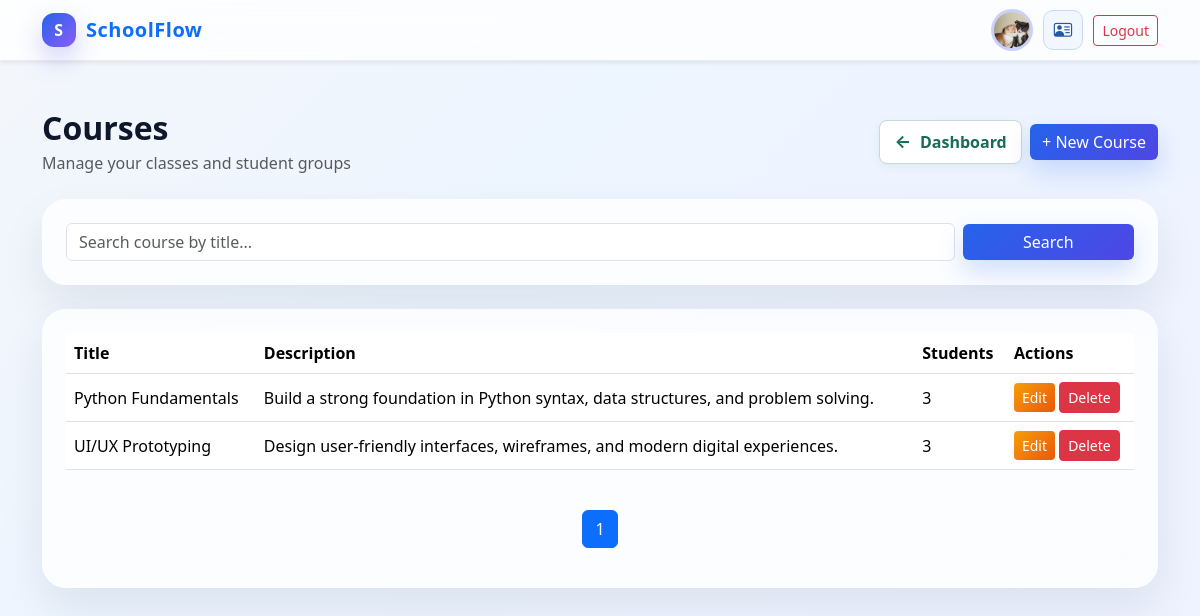
/course/list/ (signed in), run on the app's committed database.
### portal/models.py (models this page shows, shortened)
class User(AbstractUser):
    is_teacher = models.BooleanField(default=False)
    is_student = models.BooleanField(default=False)
    phone = models.CharField(max_length=20, blank=True, null=True)
    address = models.TextField(blank=True, null=True)
    profile_image = models.ImageField(upload_to='profiles/', blank=True, null=True)
    class Meta:
        permissions = [
            ("can_access_teacher_dashboard", "Can access teacher dashboard"),
            ("can_access_student_dashboard", "Can access student dashboard"),
        ]

class Course(models.Model):
    title = models.CharField(max_length=200)
    description = models.TextField(blank=True)
    created_by = models.ForeignKey(
        settings.AUTH_USER_MODEL,
        on_delete=models.CASCADE,
        related_name="created_courses",
        limit_choices_to={"is_teacher": True},
    )
    students = models.ManyToManyField(
        settings.AUTH_USER_MODEL,
        related_name="enrolled_courses",
        blank=True,
        limit_choices_to={"is_student": True},
    )
    created_at = models.DateTimeField(auto_now_add=True)
    updated_at = models.DateTimeField(auto_now=True)
    class Meta:
        permissions = [
            ("can_manage_courses", "Can manage courses"),
            ("can_assign_students", "Can assign students to courses"),
        ]

### portal/views/course_views.py (the view)
# urls.py: path('course/list/', course_list, name='course_list'),
@login_required
@permission_required('portal.can_manage_courses', raise_exception=True)
def course_list(request):
    query = request.GET.get('q', '').strip()
    courses = Course.objects.filter(created_by=request.user).prefetch_related('students')
    if query:
        courses = courses.filter(title__icontains=query)
    paginator = Paginator(courses, 5)
    page_number = request.GET.get('page')
    page_obj = paginator.get_page(page_number)
    return render(request, 'course_list.html', {'courses': page_obj, 'query': query})

### templates/course_list.html (shortened to what this page needs)
{% extends 'base.html' %}
{% block content %}
<div class="container py-5">
  <div class="d-flex justify-content-between align-items-center mb-4 flex-wrap gap-3">
    <div>
      <h2 class="fw-bold mb-1">Courses</h2>
      <p class="text-muted mb-0">Manage your classes and student groups</p>
    </div>
    <div class="d-flex gap-2 align-items-center">
      <a href="{% url 'teacher_dashboard' %}" class="btn-back">Dashboard</a>
      <a href="{% url 'course_create' %}" class="btn btn-primary">+ New Course</a>
    </div>
  </div>
  <div class="card glass-card border-0 p-4 mb-4">
    <form method="get" class="row g-2 align-items-center">
      <div class="col-md-10">
        <input type="text" class="form-control" name="q" value="{{ query }}" placeholder="Search course by title...">
      </div>
      <div class="col-md-2 d-grid">
        <button type="submit" class="btn btn-primary">Search</button>
      </div>
    </form>
  </div>
  <div class="card glass-card border-0 p-4">
    {% if courses %}
      <div class="table-responsive">
        <table class="table align-middle">
          <thead>
            <tr>
              <th>Title</th>
              <th>Description</th>
              <th>Students</th>
              <th>Actions</th>
            </tr>
          </thead>
          <tbody>
            {% for course in courses %}
              <tr>
                <td>{{ course.title }}</td>
                <td>{{ course.description|default:'No description' }}</td>
                <td>{{ course.students.count }}</td>
                <td>
                  <a href="{% url 'course_update' course.pk %}" class="btn btn-sm btn-warning text-white">Edit</a>
                  <form method="post" action="{% url 'course_delete' course.pk %}" class="d-inline">
                    <button type="submit" class="btn btn-sm btn-danger">Delete</button>
                  </form>
                </td>
              </tr>
            {% endfor %}
          </tbody>
        </table>
      </div>
      <nav class="mt-4">
        <ul class="pagination justify-content-center">
          {% for num in courses.paginator.page_range %}
            {% if courses.number == num %}
              <li class="page-item active"><span class="page-link">{{ num }}</span></li>
            {% else %}
              <li class="page-item"><a class="page-link" href="?page={{ num }}{% if query %}&q={{ query }}{% endif %}">{{ num }}</a></li>
            {% endif %}
          {% endfor %}
        </ul>
      </nav>
    {% else %}
      <p class="text-muted mb-0">No courses available yet.</p>
    {% endif %}
  </div>
</div>
{% endblock %}

### templates/base.html (shortened to what this page needs)
{% load static %}
<!DOCTYPE html>
<html lang="en">
  <head>
    <link href="https://cdn.jsdelivr.net/npm/bootstrap@5.3.3/dist/css/bootstrap.min.css" rel="stylesheet" />
    <link href="https://cdn.jsdelivr.net/npm/bootstrap-icons@1.11.3/font/bootstrap-icons.min.css" rel="stylesheet" />
    <link rel="stylesheet" href="https://cdnjs.cloudflare.com/ajax/libs/animate.css/4.1.1/animate.min.css" />
  </head>
  <body>
    <nav class="navbar navbar-expand-lg navbar-light bg-white shadow-sm sticky-top">
      <div class="container navbar-shell">
        <a class="navbar-brand text-primary" href="{% url 'home' %}">
          <span class="brand-mark">S</span>
          SchoolFlow
        </a>
        <div class="collapse navbar-collapse justify-content-end" id="navbarUserMenu">
          <div class="navbar-user-actions">
            {% if user.is_authenticated %}
              <div class="navbar-user-summary">
                {% if user.profile_image %}
                  <img src="{{ user.profile_image.url }}" class="placeholder-avatar" alt="" />
                {% else %}
                  <img src="{% static 'schoolflow-logo.svg' %}" class="placeholder-avatar" alt="" />
                {% endif %}
              </div>
              {% if user.is_teacher or user.is_student %}
                <a class="navbar-account-button" href="{% url 'account_profile' %}" aria-label="Account details" title="Account details">
                  <i class="bi bi-person-vcard" aria-hidden="true"></i>
                </a>
              {% endif %}
              <form method="post" action="{% url 'logout' %}" class="d-inline">
                <button type="submit" class="btn btn-outline-danger btn-sm">Logout</button>
              </form>
            {% else %}
              <a class="btn btn-primary btn-sm" href="{% url 'login' %}">Login</a>
            {% endif %}
          </div>
        </div>
      </div>
    </nav>
    {% block content %}{% endblock %}
  </body>
</html>

### templates/base.html (style rules this page uses)
:root { --primary: #2563eb; --primary-2: #4f46e5; --success: #10b981; --warning: #f59e0b; --dark: #0f172a; --muted: #64748b; --panel: rgba(255, 255, 255, 0.78); }
body { background: linear-gradient(135deg, #f4f7fb 0%, #edf5ff 35%, #eef2ff 100%); min-height: 100vh; color: var(--dark); }
.glass-card { background: var(--panel); backdrop-filter: blur(14px); border: 1px solid rgba(148, 163, 184, 0.22); box-shadow: 0 20px 45px rgba(15, 23, 42, 0.08); border-radius: 24px; }
.brand-mark { display: inline-flex; align-items: center; justify-content: center; width: 34px; height: 34px; border-radius: 12px; background: linear-gradient(135deg, var(--primary), #8b5cf6); color: white; font-weight: 800; font-size: 1rem; margin-right: 10px; box-shadow: 0 12px 26px rgba(79, 70, 229, 0.25); }
.navbar { background: rgba(255, 255, 255, 0.8) !important; backdrop-filter: blur(14px); border-bottom: 1px solid rgba(148, 163, 184, 0.18); }
.navbar-brand { display: inline-flex; align-items: center; flex: 0 0 auto; font-weight: 800; letter-spacing: 0.5px; }
.navbar-shell { gap: 0.75rem; flex-wrap: wrap; }
.navbar-user-actions { display: flex; align-items: center; justify-content: flex-end; gap: 0.65rem; margin-left: auto; min-width: 0; }
.navbar-user-summary { display: inline-flex; align-items: center; gap: 0.55rem; min-width: 0; color: var(--muted); }
.navbar-account-button { display: inline-grid; place-items: center; width: 40px; height: 40px; flex: 0 0 40px; border: 1px solid #c9d9ef; border-radius: 10px; background: #f2f7ff; color: #2457a6; font-size: 1.15rem; text-decoration: none; transition: background 180ms ease, border-color 180ms ease, transform 180ms ease; }
.btn-primary { background: linear-gradient(135deg, var(--primary) 0%, var(--primary-2) 100%); border: none; box-shadow: 0 12px 26px rgba(37, 99, 235, 0.2); }
.btn-warning { background: linear-gradient(135deg, #f59e0b 0%, #ea580c 100%); border: none; }
.btn-back { display: inline-flex; align-items: center; gap: 0.55rem; min-height: 42px; padding: 0.55rem 0.9rem; border: 1px solid #c8d8d4; border-radius: 8px; background: #fff; color: #176b58; font-weight: 700; text-decoration: none; box-shadow: 0 3px 10px rgba(23, 107, 88, 0.07); transition: transform 180ms ease, box-shadow 180ms ease, background 180ms ease; }
.btn-back::before { content: '\2190'; font-size: 1.1rem; line-height: 1; }
.placeholder-avatar { width: 42px; height: 42px; flex: 0 0 42px; object-fit: cover; border-radius: 50%; border: 3px solid rgba(79, 70, 229, 0.15); background: linear-gradient(135deg, #e0e7ff, #dbeafe); }

### data on the page
User: profile_image (picture)
Course: title "Python Fundamentals", description "Build a strong foundation in Python syntax, data structures, and problem solving.", students.count "3"
Course: title "UI/UX Prototyping", description "Design user-friendly interfaces, wireframes, and modern digital experiences.", students.count "3"

### other printed values
{{ num }} "1"
